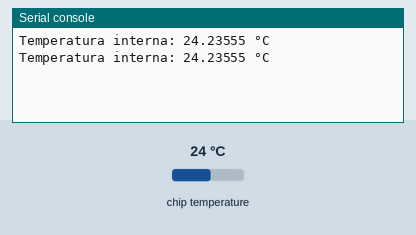
Bench run of a program on a simulated Raspberry Pi Pico running MicroPython. On the bench: the last lines printed to the serial console. The inputs (shaded band) are chosen by the test bench; at power-on: chip temperature 24 °C.

Above: at 1.2 s.
1.3 s: chip temperature set to 1 °C
At 2.5 s:
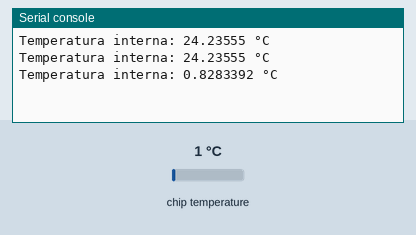
2.8 s: chip temperature set to 11 °C
At 3.8 s:
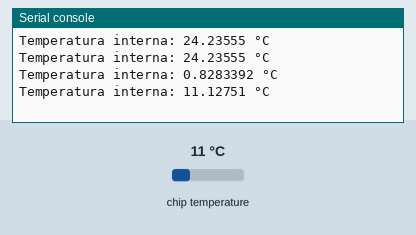
Timing chart, 0 to 5.8 s (numbered marks = the images above; inputs shaded):
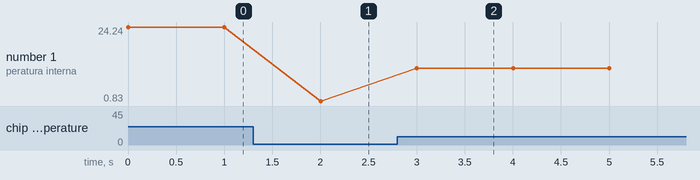

The program:

temperatura.py
```python
# Uso del sensor de temperatura interno

from machine import ADC
import time

sensor = ADC(4)
factor = 3.3 /65535

while True:
    reading = sensor.read_u16() * factor

    # The temperature sensor measures the Vbe voltage of a biased
    # bipolar diode, connected to the fifth ADC channel
    # Typically, Vbe = 0.706V at 27 degrees C, with a slope
    # of -1.721mV (0.001721) per degree.
    temperatura = 27 - (reading - 0.706) / 0.001721
    print("Temperatura interna:", temperatura, "°C")
    time.sleep(1)
```

Measured:
- after the input at 1.3 s, the serial console: prints a new line after 0.70 s (image 1)
- after the input at 2.8 s, the serial console: prints a new line after 0.20 s (image 2)
- plotted number 1: 24.24 → 0.83 after the input at 1.3 s, 0.83 → 11.13 after the input at 2.8 s
